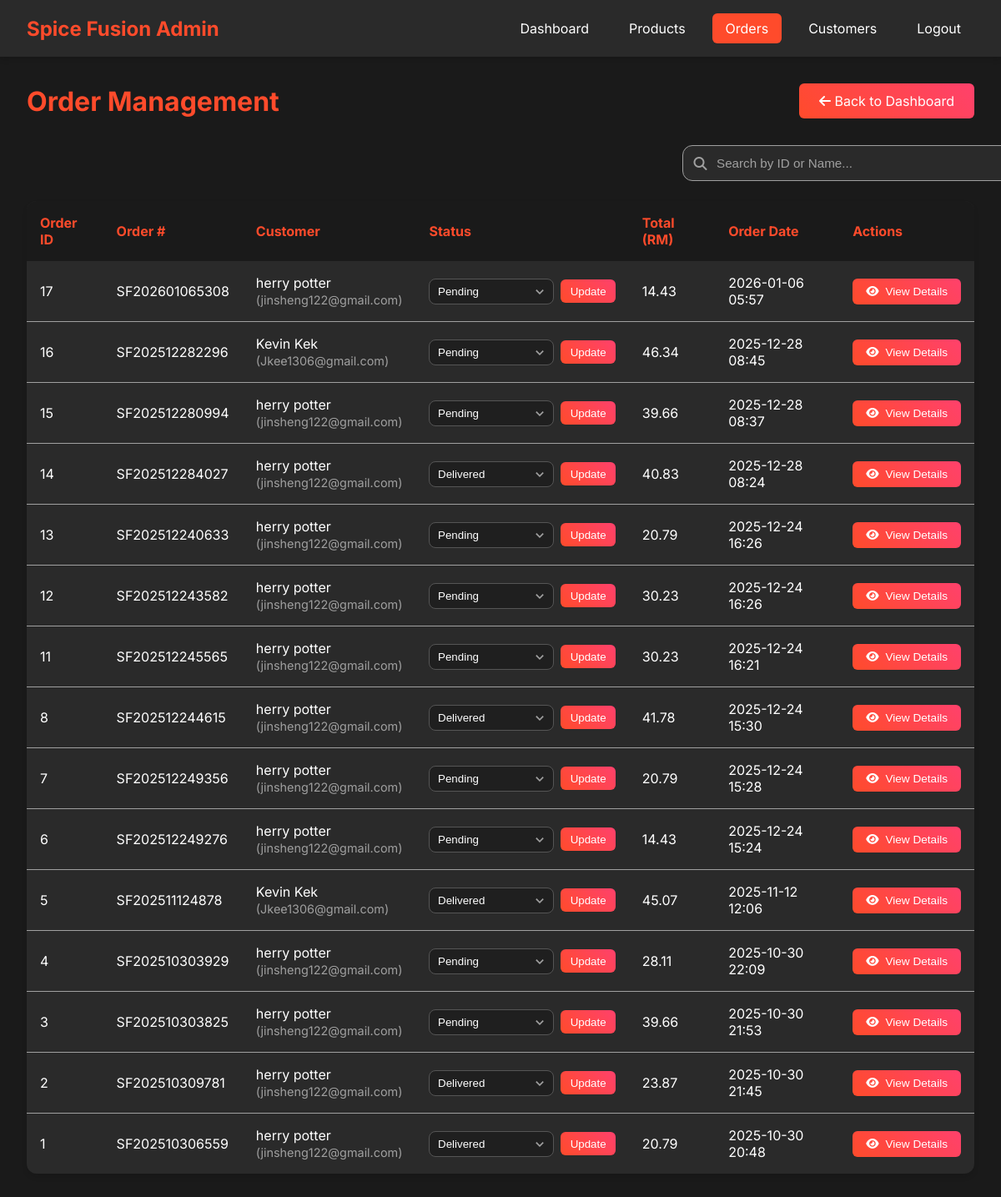
/admin/orders/order.php (signed in), run on the app's committed database.
### tables this page shows
CREATE TABLE `order` (
  `order_id` int(11) NOT NULL,
  `user_id` int(11) NOT NULL,
  `address_id` int(11) DEFAULT NULL,
  `order_number` varchar(50) NOT NULL,
  `order_status` enum('Pending','Confirmed','Preparing','Ready','Out for Delivery','Delivered','Cancelled') DEFAULT 'Pending',
  `order_type` enum('Dine-in','Takeaway','Delivery') DEFAULT 'Delivery',
  `subtotal` decimal(10,2) NOT NULL,
  `tax_amount` decimal(10,2) DEFAULT 0.00,
  `delivery_fee` decimal(10,2) DEFAULT 0.00,
  `total_amount` decimal(10,2) NOT NULL,
  `special_instructions` text DEFAULT NULL,
  `estimated_delivery_time` timestamp NULL DEFAULT NULL,
  `actual_delivery_time` timestamp NULL DEFAULT NULL,
  `created_at` timestamp NOT NULL DEFAULT current_timestamp(),
  `updated_at` timestamp NOT NULL DEFAULT current_timestamp() ON UPDATE current_timestamp()
);

CREATE TABLE `user` (
  `user_id` int(11) NOT NULL,
  `username` varchar(50) NOT NULL,
  `email` varchar(100) NOT NULL,
  `password_hash` varchar(255) NOT NULL,
  `first_name` varchar(50) NOT NULL,
  `last_name` varchar(50) NOT NULL,
  `phone` varchar(20) DEFAULT NULL,
  `date_of_birth` date DEFAULT NULL,
  `gender` enum('Male','Female','Other') DEFAULT NULL,
  `profile_image` varchar(255) DEFAULT 'user.jpg',
  `is_active` tinyint(1) DEFAULT 1,
  `is_verified` tinyint(1) DEFAULT 0,
  `security_question_id` int(11) DEFAULT NULL,
  `security_answer_hash` varchar(255) DEFAULT NULL,
  `created_at` timestamp NOT NULL DEFAULT current_timestamp(),
  `updated_at` timestamp NOT NULL DEFAULT current_timestamp() ON UPDATE current_timestamp(),
  `reset_token` varchar(100) DEFAULT NULL,
  `token_expiry` datetime DEFAULT NULL
);

### admin/orders/order.php (the view, shortened to what this page needs)
<?php
$pdo = getDBConnection();
$stmt = $pdo->prepare('
    SELECT o.*, u.first_name, u.last_name, u.email
    FROM `order` o
    JOIN user u ON o.user_id = u.user_id
    ORDER BY o.created_at DESC
    LIMIT 20
');
$stmt->execute();
$orders = $stmt->fetchAll();
?>
<!DOCTYPE html>
<html lang="en">
<head>
    <link rel="stylesheet" href="https://cdnjs.cloudflare.com/ajax/libs/font-awesome/6.4.0/css/all.min.css" />
</head>
<body>
    <div class="admin-header">
        <div class="header-content">
            <div class="logo">
                <h1>Spice Fusion Admin</h1>
            </div>
            <div class="nav-links">
                <a href="../dashboard/dashboard.php">Dashboard</a>
                <a href="../products/product.php">Products</a>
                <a href="order.php" style="background: var(--primary-color);">Orders</a>
                <a href="../members/member.php">Customers</a>
                <a href="../auth/logout.php">Logout</a>
            </div>
        </div>
    </div>
        <div class="container">
        <div class="page-header">
            <h1 class="page-title">Order Management</h1>
            <a href="../dashboard/dashboard.php" class="back-btn"><i class="fas fa-arrow-left"></i> Back to Dashboard</a>
        </div>
        <?php if (empty($orders)): ?>
            <p style="color: var(--text-gray);">No orders at present.</p>
        <?php else: ?>
            <div class="search-container">
                <div class="search-box">
                    <i class="fas fa-search"></i>
                    <input type="text" id="orderSearch" placeholder="Search by ID or Name..." onkeyup="filterOrders()">
                </div>
            </div>
            <table class="orders-table" id="ordersTable">
                <thead>
                    <tr>
                        <th>Order ID</th>
                        <th>Order #</th>
                        <th>Customer</th>
                        <th>Status</th>
                        <th>Total (RM)</th>
                        <th>Order Date</th>
                        <th>Actions</th>
                    </tr>
                </thead>
                <tbody>
                    <?php foreach ($orders as $order): ?>
                    <tr data-order-id="<?php echo (int)$order['order_id']; ?>"
                        data-order-number="<?php echo htmlspecialchars(strtolower($order['order_number'])); ?>"
                        data-customer-name="<?php echo htmlspecialchars(strtolower($order['first_name'] . ' ' . $order['last_name'])); ?>"
                        data-order-email="<?php echo htmlspecialchars(strtolower($order['email'])); ?>">
                            <td><?php echo (int)$order['order_id']; ?></td>
                            <td><?php echo htmlspecialchars($order['order_number']); ?></td>
                            <td><?php echo htmlspecialchars($order['first_name'] . ' ' . $order['last_name']); ?><br><span style="color: var(--text-gray); font-size: 0.9em;">(<?php echo htmlspecialchars($order['email']); ?>)</span></td>
                        <td>
                            <form method="POST" action="" style="display:flex; align-items:center; gap:.5rem;">
                                <select name="order_status" class="status-select" data-status-select>
                                    <?php
                                        $statuses = ['Pending','Preparing','Delivered'];
                                        foreach ($statuses as $status) {
                                            $selected = $status === $order['order_status'] ? 'selected' : '';
                                            echo '<option value="' . htmlspecialchars($status) . '" ' . $selected . '>' . htmlspecialchars($status) . '</option>';
                                        }
                                    ?>
                                </select>
                                <button type="submit" class="update-btn" style="background: var(--gradient-primary); color:#fff; border:none; border-radius:6px; padding:.4rem .7rem; cursor:pointer;">
                                    Update
                                </button>
                            </form>
                        </td>
                            <td><?php echo number_format($order['total_amount'], 2); ?></td>
                            <td><?php echo date('Y-m-d H:i', strtotime($order['created_at'])); ?></td>
                            <td>
                                <button class="view-details-btn" onclick="openOrderModal(<?php echo $order['order_id']; ?>)">
                                    <i class="fas fa-eye"></i> View Details
                                </button>
                            </td>
                        </tr>
                    <?php endforeach; ?>
                </tbody>
            </table>
        <?php endif; ?>
    </div>
</body>
</html>

### admin/orders/order.php (style rules this page uses)
:root { --primary-color: #FF4B2B; --secondary-color: #FF416C; --background-dark: #1a1a1a; --text-light: #ffffff; --text-gray: #a0a0a0; --card-bg: #2a2a2a; --success-color: #28a745; --danger-color: #dc3545; --warning-color: #ffc107; --info-color: #17a2b8; --gradient-primary: linear-gradient(45deg, var(--primary-color), var(--secondary-color)); --shadow-soft: 0 4px 6px rgba(0, 0, 0, 0.1); --shadow-strong: 0 8px 16px rgba(0, 0, 0, 0.2); --border-radius: 12px; --transition: all 0.3s ease; }
body { font-family: 'Inter', sans-serif; margin: 0; padding: 0; background-color: var(--background-dark); color: var(--text-light); }
.admin-header { background: var(--card-bg); padding: 1rem 2rem; box-shadow: var(--shadow-soft); }
.header-content { max-width: 1400px; margin: 0 auto; display: flex; justify-content: space-between; align-items: center; }
.logo h1 { color: var(--primary-color); margin: 0; font-size: 1.5rem; }
.nav-links { display: flex; gap: 1rem; }
.nav-links a { color: var(--text-light); text-decoration: none; padding: 0.5rem 1rem; border-radius: 6px; transition: var(--transition); }
.container { max-width: 1200px; margin: 2rem auto; padding: 0 2rem; }
.page-header { display: flex; justify-content: space-between; align-items: center; margin-bottom: 2rem; }
.page-title { color: var(--primary-color); margin: 0; }
.back-btn { background: var(--gradient-primary); color: var(--text-light); border: none; padding: 0.7rem 1.5rem; border-radius: 6px; cursor: pointer; text-decoration: none; transition: var(--transition); }
.orders-table { width: 100%; border-collapse: collapse; background: var(--card-bg); border-radius: var(--border-radius); overflow: hidden; box-shadow: var(--shadow-soft); }
.orders-table th, .orders-table td { padding: 1rem; text-align: left; }
.orders-table th { background: var(--background-dark); color: var(--primary-color); }
.orders-table tr:not(:last-child) { border-bottom: 1px solid var(--text-gray); }
.status-select { appearance: none; -webkit-appearance: none; color: #fff; border: 1px solid #555; border-radius: 8px; padding: .45rem 2rem .45rem .6rem; cursor: pointer; transition: border .2s, box-shadow .2s; min-width: 150px; }
.view-details-btn { background: var(--gradient-primary); color: var(--text-light); border: none; padding: 0.5rem 1rem; border-radius: 6px; cursor: pointer; font-size: 0.85rem; transition: var(--transition); text-decoration: none; display: inline-flex; align-items: center; gap: 0.5rem; white-space: nowrap; }
.search-container { margin-bottom: 1.5rem; display: flex; justify-content: flex-end; gap: 1rem; align-items: center; }
.search-box { position: relative; max-width: 350px; width: 100%; }
.search-box input { width: 100%; padding: 0.75rem 1rem 0.75rem 2.5rem; background: var(--card-bg); border: 1px solid var(--text-gray); border-radius: var(--border-radius); color: var(--text-light); font-size: 0.95rem; transition: var(--transition); }
.search-box i { position: absolute; left: 0.85rem; top: 50%; transform: translateY(-50%); color: var(--text-gray); }
.search-box input::placeholder { color: var(--text-gray); }

### data on the page
order: order_id "17", order_number "SF202601065308", user.last_name "herry potter", user.email "jinsheng122@gmail.com", total_amount "14.43", created_at "2026-01-06 05:57"
order: order_id "16", order_number "SF202512282296", user.last_name "Kevin Kek", user.email "Jkee1306@gmail.com", total_amount "46.34", created_at "2025-12-28 08:45"
order: order_id "15", order_number "SF202512280994", user.last_name "herry potter", user.email "jinsheng122@gmail.com", total_amount "39.66", created_at "2025-12-28 08:37"
order: order_id "14", order_number "SF202512284027", user.last_name "herry potter", user.email "jinsheng122@gmail.com", total_amount "40.83", created_at "2025-12-28 08:24"
order: order_id "13", order_number "SF202512240633", user.last_name "herry potter", user.email "jinsheng122@gmail.com", total_amount "20.79", created_at "2025-12-24 16:26"
order: order_id "12", order_number "SF202512243582", user.last_name "herry potter", user.email "jinsheng122@gmail.com", total_amount "30.23", created_at "2025-12-24 16:26"
order: order_id "11", order_number "SF202512245565", user.last_name "herry potter", user.email "jinsheng122@gmail.com", total_amount "30.23", created_at "2025-12-24 16:21"
order: order_id "8", order_number "SF202512244615", user.last_name "herry potter", user.email "jinsheng122@gmail.com", total_amount "41.78", created_at "2025-12-24 15:30"
order: order_id "7", order_number "SF202512249356", user.last_name "herry potter", user.email "jinsheng122@gmail.com", total_amount "20.79", created_at "2025-12-24 15:28"
order: order_id "6", order_number "SF202512249276", user.last_name "herry potter", user.email "jinsheng122@gmail.com", total_amount "14.43", created_at "2025-12-24 15:24"
order: order_id "5", order_number "SF202511124878", user.last_name "Kevin Kek", user.email "Jkee1306@gmail.com", total_amount "45.07", created_at "2025-11-12 12:06"
order: order_id "4", order_number "SF202510303929", user.last_name "herry potter", user.email "jinsheng122@gmail.com", total_amount "28.11", created_at "2025-10-30 22:09"
order: order_id "3", order_number "SF202510303825", user.last_name "herry potter", user.email "jinsheng122@gmail.com", total_amount "39.66", created_at "2025-10-30 21:53"
order: order_id "2", order_number "SF202510309781", user.last_name "herry potter", user.email "jinsheng122@gmail.com", total_amount "23.87", created_at "2025-10-30 21:45"
order: order_id "1", order_number "SF202510306559", user.last_name "herry potter", user.email "jinsheng122@gmail.com", total_amount "20.79", created_at "2025-10-30 20:48"

### other printed values
form field order_status "Pending"
form field order_status "Delivered"
